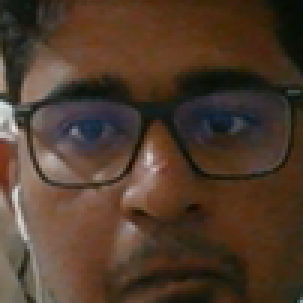
#> input picture Opencv Project/my_image.png, 101 x 101 px, given in place of the camera (shown 3 times larger)
$ python mask.py   (older library calls are emulated)
#> lines starting #> are read from the running program, lines starting #| are printed output that depends on the picture; after the words box and inside, x2 and y2 are one past the last pixel; in counts of white or black regions, pixels touching at a corner belong together
import cv2
import numpy as np

cap = cv2.VideoCapture(0)

while True:
    _, frame = cap.read()
#> frame is the input picture: shape (101, 101, 3); mean B, G, R 43.9, 58.9, 78.9
    blurred_frame = cv2.GaussianBlur(frame, (5, 5), 0)
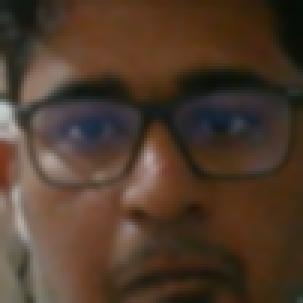
#> blurred_frame: shape (101, 101, 3) (shown 3 times larger); mean B, G, R 43.8, 58.9, 78.9
    hsv = cv2.cvtColor(blurred_frame, cv2.COLOR_BGR2HSV)
#> hsv: shape (101, 101, 3); mean H, S, V 25.4, 120.8, 79.8

    lower_blue = np.array([38, 86, 0])
    upper_blue = np.array([121, 255, 255])
    mask = cv2.inRange(hsv, lower_blue, upper_blue)
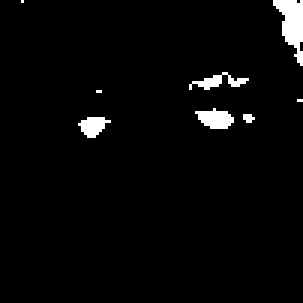
#> mask: shape (101, 101) (shown 3 times larger); 2.8% white; 8 white regions (4 under 20 px)

    _, contours, _ = cv2.findContours(mask, cv2.RETR_TREE, cv2.CHAIN_APPROX_NONE)
#> contours = 8 contours, 4 with area under 20; largest, box (x1, y1, x2, y2) and area: (91, 0, 101, 22) 92, (65, 36, 78, 43) 47, (26, 39, 37, 46) 36, (63, 24, 83, 30) 25

    for contour in contours:
        area = cv2.contourArea(contour)

        if area > 5000:
            cv2.drawContours(frame, contour, -1, (0, 255, 0), 3)
#> this loop made 8 passes
#> area on passes 1, 3, 6, 7: 36, 47, 25, 92

    cv2.imshow("Frame", frame)
    cv2.imshow("Mask", mask)

    key = cv2.waitKey(1)
#> (key Esc is pressed here)
    if key == 27:
        break

cap.release()
cv2.destroyAllWindows()
